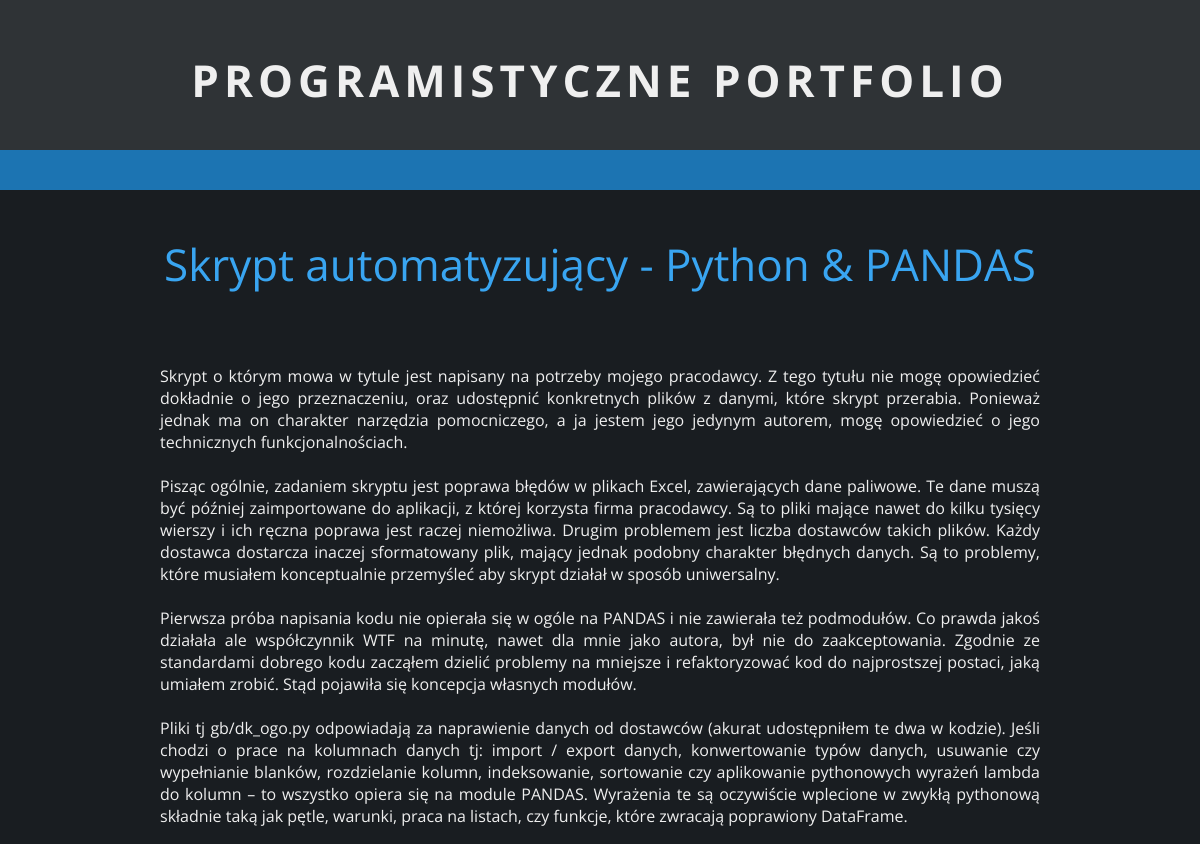
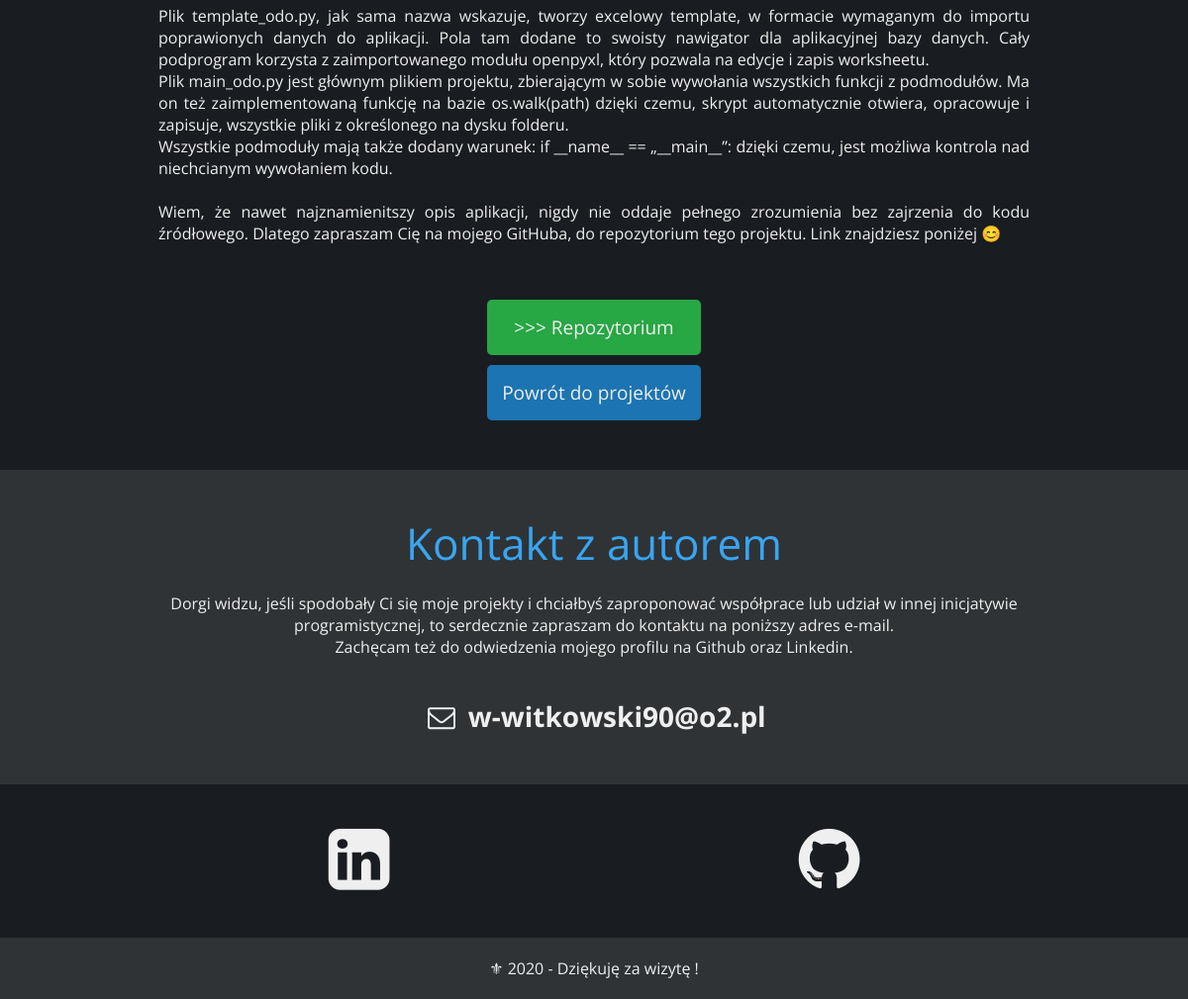
The app's page /post/2/ with its own data (2 pictures, top to bottom).
### blog/models.py (models this page shows, shortened)
class Post(models.Model):
    author = models.ForeignKey('auth.User', on_delete=models.CASCADE)
    title = models.CharField(max_length=200)
    description = models.TextField(default="description", max_length=400)
    text = models.TextField()
    created_date = models.DateTimeField(default=timezone.now)
    published_date = models.DateTimeField(blank=True, null=True)
    image = models.ImageField(default='default.jpg', upload_to='post_pics')
    url = models.URLField(max_length=400, default="")

### blog/views.py (the view)
# urls.py: path('post/<int:pk>/', views.post_details, name='post_details'),
def post_details(request, pk):
    post = get_object_or_404(Post, pk=pk)
    context = {'post': post}
    return render(request, 'blog/post_details.html', context)

### blog/templates/blog/post_details.html
{% extends 'blog/base.html' %}
{% block content %}
<section id="projects">
    <div class="about">
        <header>
            <h1 style="margin-top: 0; padding-top: 44px;">{{post.title}}</h1>
        </header>
        <div class="post-frame">
            <p>{{ post.text | linebreaksbr }}</p>
        </div>
        <div class="repo-button-place">
            <a href="{{ post.url }}" class="repobutton" target="_blank">>>> Repozytorium</a>
        </div>
        <div class="button-place">
            <a href="{% url 'post_list' %}" class="backbutton">Powrót do projektów</a>
        </div>
    </div>
</section>
{% endblock %}

### blog/static/blog/main.css (style rules this page uses)
body { margin: 0; background-color: #2F3336; color: #efefef; font-family: 'Open Sans', sans-serif; font-size: 16px; }
.about { margin-left: auto; margin-right: auto; width: 950px; text-align: center; padding: 0 }
h1 { font-size: 44px; font-weight: 400; color: #39a5f1; margin-bottom: 20px; }
#projects { background-color: #191d21; }
.post-frame { padding: 15px; text-align: justify; margin-top: 40px; margin-bottom: 40px; margin-left: 20px; margin-right: 20px; }
.button-place { margin-left: auto; margin-right: auto; padding-bottom: 65px; }
.backbutton { background-color: #1c74b2; padding: 15px; color: #efefef; font-size: 19px; text-decoration: none; border-radius: 5px; }
.repo-button-place { margin-left: auto; margin-right: auto; padding-bottom: 40px; }
.repobutton { background-color: #28a745; padding-top: 15px; padding-bottom: 15px; padding-right: 27px; padding-left: 27px; color: #efefef; font-size: 19px; text-decoration: none; border-radius: 5px; }

### records on screen
Post: title "Skrypt automatyzujący - Python & PANDAS", text "Skrypt o którym mowa w tytule jest napisany na potrzeby mojego pracodawcy. Z tego tytułu nie mogę opowiedzieć dokładnie o jego przeznaczeniu, oraz udostępnić konkretnych plików z danymi, które skrypt przerabia. Ponieważ jednak ma on charakter narzędzia pomocniczego, a ja jestem jego jedynym autorem, mogę opowiedzieć o jego technicznych funkcjonalnościach. Pisząc ogólnie, zadaniem skryptu jest poprawa błędów w plikach Excel, zawierających dane paliwowe. Te dane muszą być później zaimportowane do aplikacji, z której korzysta firma pracodawcy. Są to pliki mające nawet do kilku tysięcy wierszy i ich ręczna poprawa jest raczej niemożliwa. Drugim problemem jest liczba dostawców takich plików.…"
